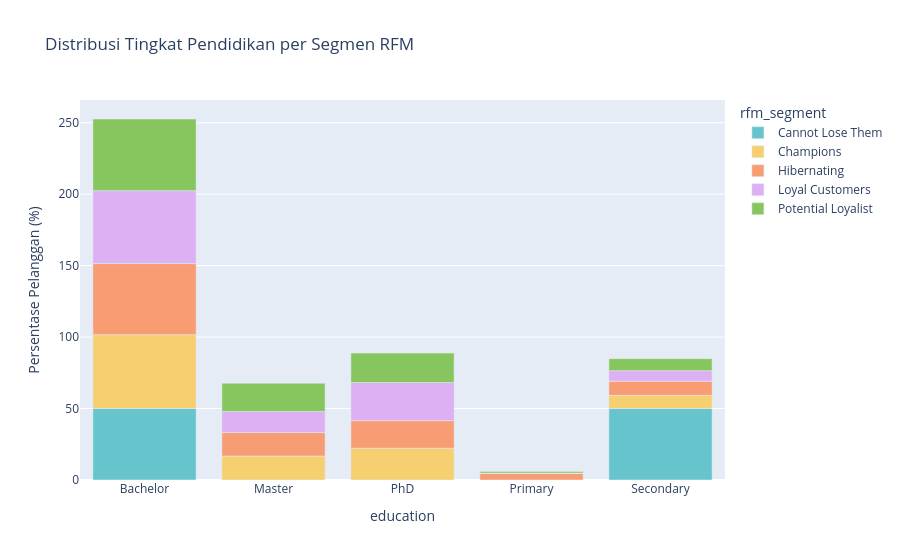

The notebook cell this image was saved under:
### Code cell
fig_edu = px.bar(education_group_rfm_percent.transpose(), x=education_group_rfm_percent.transpose().index, y=education_group_rfm_percent.transpose().columns,
             title='Distribusi Tingkat Pendidikan per Segmen RFM', labels={'index': 'Tingkat Pendidikan', 'value': 'Persentase (%)'}, color_discrete_sequence=px.colors.qualitative.Pastel)
fig_edu.update_layout(yaxis_title='Persentase Pelanggan (%)')
fig_edu.show()

### Figure 1 — Plotly figure (JSON) as saved in the notebook; plotly's stock layout.template omitted (floating-point values rounded to 4 significant figures)
{"data": [{"hovertemplate": "rfm_segment=Cannot Lose Them<br>education=%{x}<br>Persentase (%)=%{y}<extra></extra>", "legendgroup": "Cannot Lose Them", "marker": {"color": "rgb(102, 197, 204)", "pattern": {"shape": ""}}, "name": "Cannot Lose Them", "orientation": "v", "showlegend": true, "textposition": "auto", "type": "bar", "x": ["Bachelor", "Master", "PhD", "Primary", "Secondary"], "xaxis": "x", "y": [50.0, 0.0, 0.0, 0.0, 50.0], "yaxis": "y"}, {"hovertemplate": "rfm_segment=Champions<br>education=%{x}<br>Persentase (%)=%{y}<extra></extra>", "legendgroup": "Champions", "marker": {"color": "rgb(246, 207, 113)", "pattern": {"shape": ""}}, "name": "Champions", "orientation": "v", "showlegend": true, "textposition": "auto", "type": "bar", "x": ["Bachelor", "Master", "PhD", "Primary", "Secondary"], "xaxis": "x", "y": [51.71, 16.78, 22.26, 0.0, 9.25], "yaxis": "y"}, {"hovertemplate": "rfm_segment=Hibernating<br>education=%{x}<br>Persentase (%)=%{y}<extra></extra>", "legendgroup": "Hibernating", "marker": {"color": "rgb(248, 156, 116)", "pattern": {"shape": ""}}, "name": "Hibernating", "orientation": "v", "showlegend": true, "textposition": "auto", "type": "bar", "x": ["Bachelor", "Master", "PhD", "Primary", "Secondary"], "xaxis": "x", "y": [49.76, 16.43, 19.28, 4.65, 9.88], "yaxis": "y"}, {"hovertemplate": "rfm_segment=Loyal Customers<br>education=%{x}<br>Persentase (%)=%{y}<extra></extra>", "legendgroup": "Loyal Customers", "marker": {"color": "rgb(220, 176, 242)", "pattern": {"shape": ""}}, "name": "Loyal Customers", "orientation": "v", "showlegend": true, "textposition": "auto", "type": "bar", "x": ["Bachelor", "Master", "PhD", "Primary", "Secondary"], "xaxis": "x", "y": [50.99, 14.77, 26.67, 0.18, 7.39], "yaxis": "y"}, {"hovertemplate": "rfm_segment=Potential Loyalist<br>education=%{x}<br>Persentase (%)=%{y}<extra></extra>", "legendgroup": "Potential Loyalist", "marker": {"color": "rgb(135, 197, 95)", "pattern": {"shape": ""}}, "name": "Potential Loyalist", "orientation": "v", "showlegend": true, "textposition": "auto", "type": "bar", "x": ["Bachelor", "Master", "PhD", "Primary", "Secondary"], "xaxis": "x", "y": [50.15, 19.7, 20.6, 1.19, 8.36], "yaxis": "y"}], "layout": {"barmode": "relative", "legend": {"title": {"text": "rfm_segment"}, "tracegroupgap": 0}, "title": {"text": "Distribusi Tingkat Pendidikan per Segmen RFM"}, "xaxis": {"anchor": "y", "domain": [0, 1], "title": {"text": "education"}}, "yaxis": {"anchor": "x", "domain": [0, 1], "title": {"text": "Persentase Pelanggan (%)"}}}}
